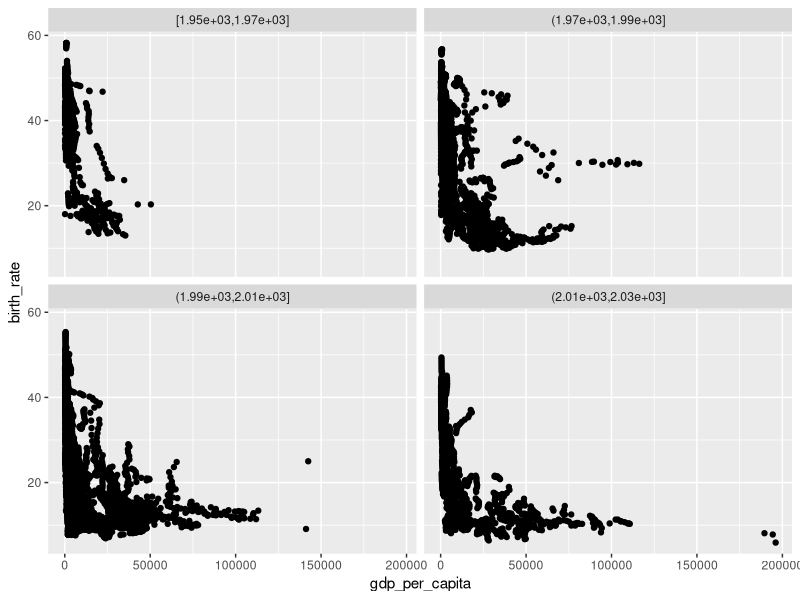
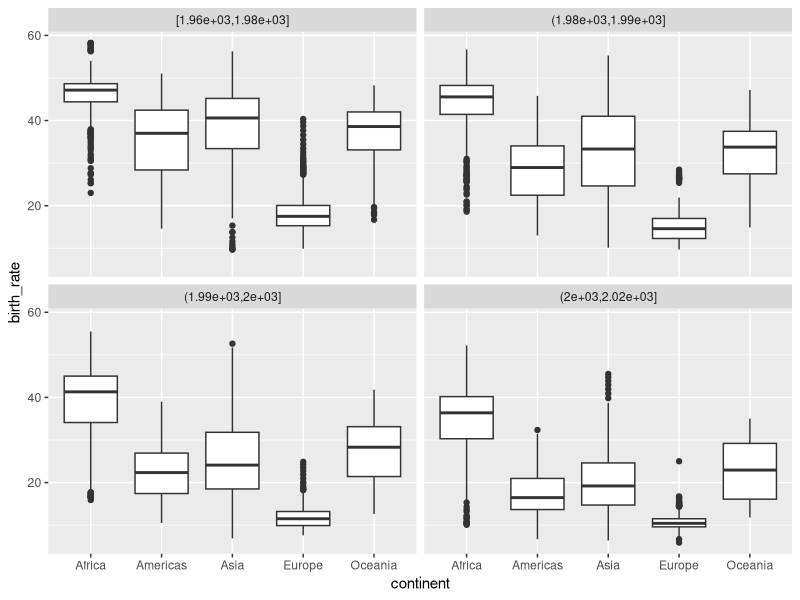

These figures' R source, in order:
library(tidyverse)

world_bank_countries <- read_csv("data/world_bank_countries.csv")

# cut_width
world_bank_countries %>% 
  mutate(
    year_binned = cut_width(year, 20)
  ) %>% 
  ggplot(aes(x = gdp_per_capita, birth_rate)) +
  geom_point() +
  facet_wrap(~ year_binned)

# cut_interval
world_bank_countries %>% 
  mutate(
    year_binned = cut_interval(year, 4)
  ) %>% 
  ggplot(aes(x = continent, y = birth_rate)) +
  geom_boxplot() +
  facet_wrap(~ year_binned)
